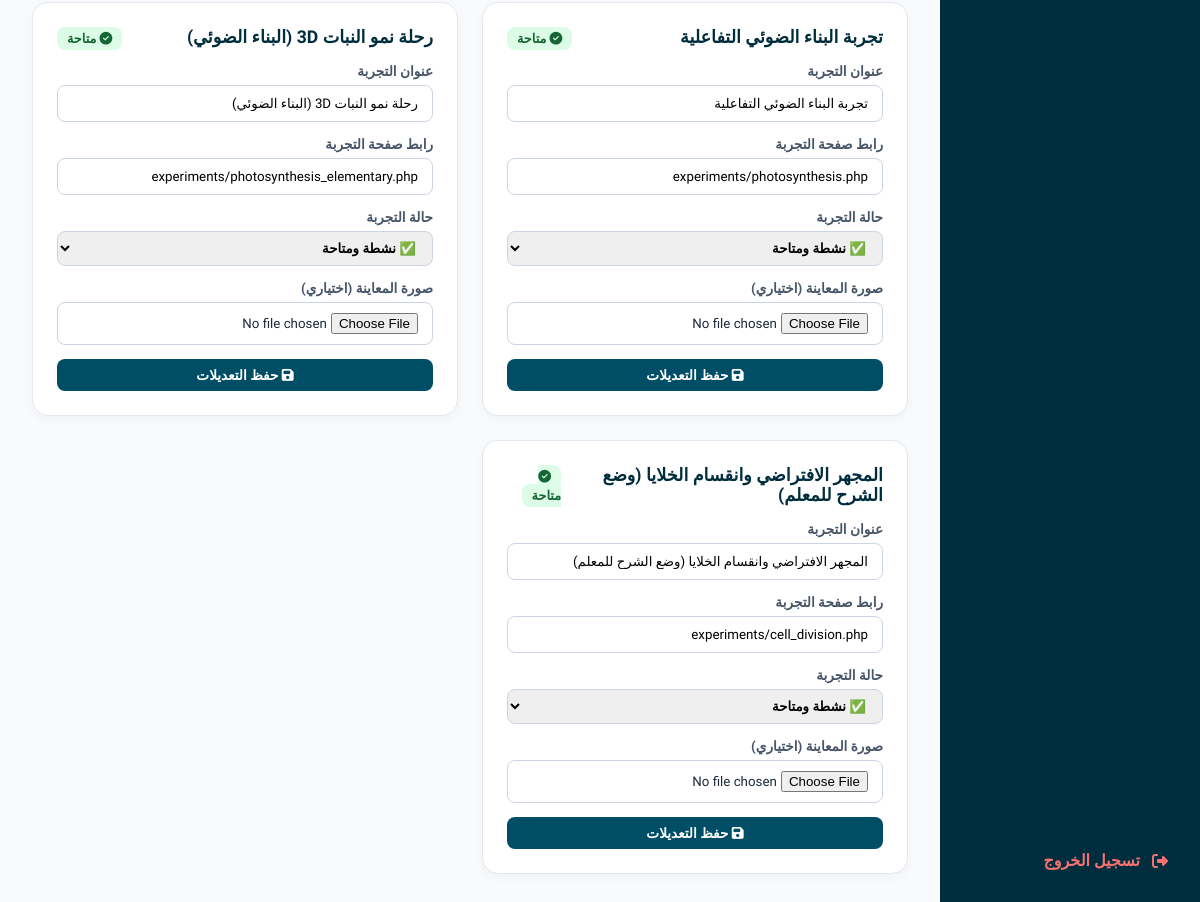
Before: /admin/experiments.php (signed in, lower part) with the older database file.
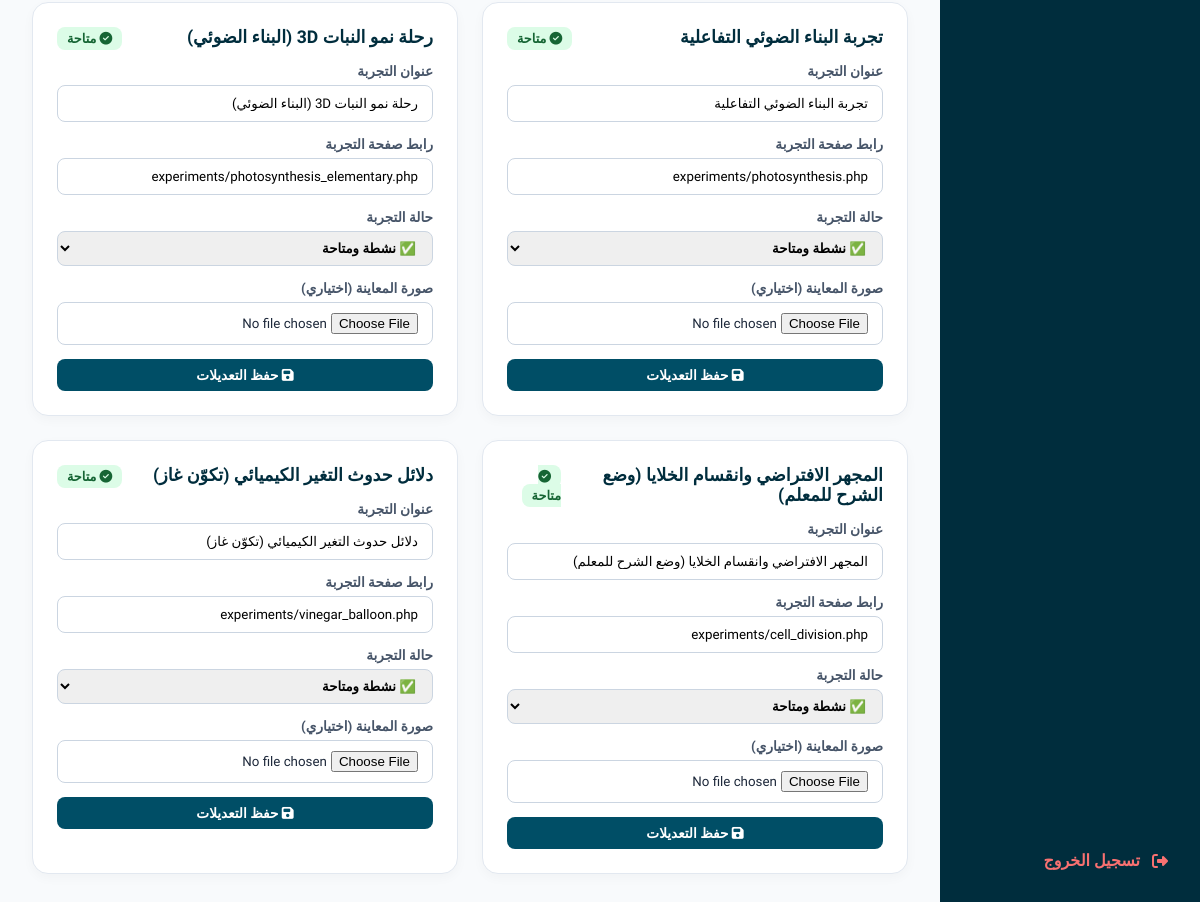
After: the same page with the newer database file.
### tables this page shows
CREATE TABLE IF NOT EXISTS `experiments` (
  `id` int(11) NOT NULL AUTO_INCREMENT,
  `code_name` varchar(50) NOT NULL,
  `title` varchar(100) NOT NULL,
  `page_url` varchar(100) NOT NULL,
  `image_url` varchar(255) DEFAULT NULL,
  `is_active` tinyint(4) DEFAULT 1 COMMENT '1=نشطة, 0=معطلة, 2=قيد التنفيذ/قريباً',
  `created_at` timestamp NOT NULL DEFAULT current_timestamp(),
  PRIMARY KEY (`id`),
  UNIQUE KEY `code_name` (`code_name`)
);

### functions.php (called while the page is built, shortened)
<?php
require_once __DIR__ . '/config.php';
function getAllExperiments($active_only = false) {
    global $conn;
    $query = "SELECT * FROM experiments";
    $query .= " ORDER BY id ASC";
    $result = mysqli_query($conn, $query);
    return $result ? $result->fetch_all(MYSQLI_ASSOC) : [];
}

### admin/experiments.php (the view, shortened to what this page needs)
<?php
$experiments = getAllExperiments();
?>
<!DOCTYPE html>
<html lang="ar" dir="rtl">
<head>
    <link rel="stylesheet" href="https://cdnjs.cloudflare.com/ajax/libs/font-awesome/6.4.0/css/all.min.css">
</head>
<body>
    <div class="sidebar">
        <a href="auth.php?logout=1" class="nav-item" style="margin-top: auto; color: #f87171;"><i class="fas fa-sign-out-alt"></i> تسجيل الخروج</a>
    </div>
    <div class="main-content">
        <div class="grid">
            <?php foreach ($experiments as $exp): ?>
                <div class="card">
                    <div class="card-header">
                        <div class="card-title"><?=htmlspecialchars($exp['title'])?></div>
                        <div>
                            <?php if ($exp['is_active'] == 1): ?>
                                <span style="background:#dcfce7; color:#166534; padding:4px 10px; border-radius:8px; font-weight:700; font-size:0.8rem;"><i class="fas fa-check-circle"></i> متاحة</span>
                            <?php elseif ($exp['is_active'] == 2): ?>
                                <span style="background:#fef3c7; color:#92400e; padding:4px 10px; border-radius:8px; font-weight:700; font-size:0.8rem;"><i class="fas fa-hourglass-half"></i> قيد التنفيذ</span>
                            <?php else: ?>
                                <span style="background:#f1f5f9; color:#64748b; padding:4px 10px; border-radius:8px; font-weight:700; font-size:0.8rem;"><i class="fas fa-ban"></i> معطلة</span>
                            <?php endif; ?>
                        </div>
                    </div>
                    <form method="POST" enctype="multipart/form-data">
                        <div class="form-group">
                            <label>عنوان التجربة</label>
                            <input type="text" name="title" value="<?=htmlspecialchars($exp['title'])?>" required>
                        </div>
                        <div class="form-group">
                            <label>رابط صفحة التجربة</label>
                            <input type="text" name="page_url" value="<?=htmlspecialchars($exp['page_url'])?>">
                        </div>
                        <div class="form-group">
                            <label>حالة التجربة</label>
                            <select name="is_active" style="width: 100%; padding: 8px 12px; border: 1px solid #cbd5e1; border-radius: 8px; outline: none; font-family: 'Cairo'; font-weight: 700;">
                                <option value="1" <?=$exp['is_active'] == 1 ? 'selected' : ''?>>✅ نشطة ومتاحة</option>
                            </select>
                        </div>
                        <div class="form-group">
                            <label>صورة المعاينة (اختياري)</label>
                            <input type="file" name="exp_image" accept="image/*">
                        </div>
                        <button type="submit" name="update_exp" class="btn" style="width:100%;"><i class="fas fa-save"></i> حفظ التعديلات</button>
                    </form>
                </div>
            <?php endforeach; ?>
        </div>
    </div>
</body>
</html>

Changed rows visible on the page:
added experiments: title "دلائل حدوث التغير الكيميائي (تكوّن غاز)", shows "متاحة", page_url "experiments/vinegar_balloon.php", is_active "✅ نشطة ومتاحة"
